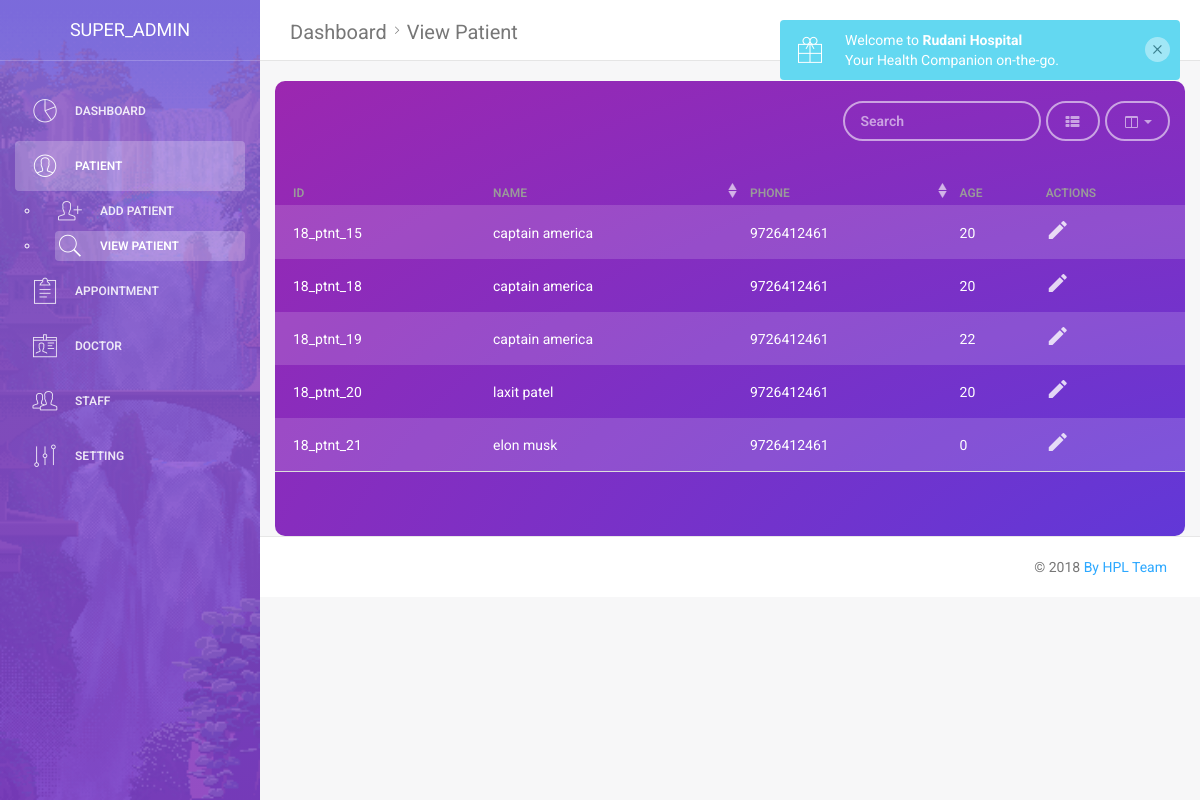
/view_patient.php (signed in), run on the app's committed database.
### tables this page shows
CREATE TABLE `patient` (
  `count` int(10) NOT NULL,
  `patient_id` varchar(15) NOT NULL,
  `patient_name` varchar(30) NOT NULL,
  `patient_gender` varchar(10) NOT NULL,
  `patient_email` varchar(50) NOT NULL,
  `patient_phone` varchar(15) NOT NULL,
  `patient_dob` date NOT NULL,
  `patient_type` tinyint(1) NOT NULL,
  `patient_address` varchar(100) NOT NULL,
  `patient_password` varchar(50) NOT NULL,
  `relative_name` varchar(30) NOT NULL,
  `relative_contact` varchar(15) NOT NULL,
  `added_by` varchar(15) NOT NULL,
  `doj` timestamp(6) NOT NULL DEFAULT CURRENT_TIMESTAMP(6)
);

### assets/modules/global_module.php (the view, shortened to what this page needs)
<?php
function fetch_data($query,$type)
{
	include("assets/modules/db_config.php");
	$result = mysqli_query($conn,$query);
	if($result)
	{
		if($type == "login")
		{
		$count = mysqli_num_rows($result);
			if($count == 1)
			{
				return TRUE;
			}
			else
			{
				return FALSE;
			}
		}
		elseif($type == "count")
		{
			$count = mysqli_num_rows($result);
			return $count;
		}
		elseif($type == "result")
		{
			 $res = mysqli_query($conn,$query);
			 return $res;
		}
	}
	else
	{
		return "Fetch Error";
	}
}
function view_table($for)
{
    include("assets/modules/db_config.php");
    if($for == "patient")
    {
        $query = "select * from patient";
        $result = mysqli_query($conn,$query);
        if($result)
        {
            while($row = mysqli_fetch_array($result)) {
                $age = date_diff(date_create($row[6]), date_create('today'))->y;
                $id = $row[1];
                echo "<tr>
                <td>$id</td>
                <td>$row[2]</td>
                <td>$row[5]</td>
                <td>$age</td>
                <td > <a href='view_patient_profile.php?id=$id'> <i class='material-icons'>edit</i></a></td>
                </tr>";
            }
        }
    }
	else
	{
		echo "<tr><td>Invalid Arguments</td></tr>";
	}
}
function menu($user,$active,$sub_active)
{
   echo "<div class='sidebar' data-color='purple' data-image='assets/img/waterfall.gif' >
        <div class='sidebar-wrapper' >";
    echo "<div class='logo'>
                <a href='#' class='simple-text'>";
                    if(isset($user)){echo $user;};
                echo "</a>
            </div>";
    echo "<ul class='nav' >
                <li "; if($active == "dashboard"){ echo "class=active"; } echo ">
                    <a href='dashboard_admn.php'>
                        <i class='pe-7s-graph'></i>
                        <p>Dashboard</p>
                    </a>
                </li>
                <li "; if($active == "patient"){ echo"class=active"; } echo ">
                    <a href='add_patient.php' >
                        <i class='pe-7s-user'></i>
                        <p>Patient</p>
                    </a>";
                        if($active == "patient") {
                            echo "<ul>";
                            echo "<li ";
                            if ($sub_active == "add_patient") {
                                echo "class=active";
                            }
                            echo ">
                                                    <a href = 'add_patient.php' >
                                                        <i class='pe-7s-add-user' ></i >
                                                        <p > Add Patient </p >
                                                    </a >
                                                </li >";
                            echo "<li ";
                            if ($sub_active == "view_patient") {
                                echo "class=active";
                            }
                            echo ">
                                                    <a href = 'view_patient.php' >
                                                        <i class='pe-7s-search' ></i >
                                                        <p > view Patient </p >
                                                    </a >
                                                </li >";
                            echo "</ul>";
                        }
                echo "</li >
                <li "; if($active == "appointment"){ echo"class=active"; } echo ">
                    <a href='add_appointment.php'>
                        <i class='pe-7s-note2'></i>
                        <p>Appointment</p>
                    </a>";
                echo "</li>
                <li "; if($active == "doctor"){ echo"class=active"; } echo ">
                    <a href='add_doctor.php'>
                        <i class='pe-7s-id'></i>
                        <p>Doctor</p>
                    </a>";
                echo "</li>
                <li "; if($active == "staff"){ echo"class=active"; } echo ">
                    <a href='add_staff.php'>
                        <i class='pe-7s-users'></i>
                        <p>Staff</p>
                    </a>";
                echo "</li>
                <li "; if($active == "setting"){ echo"class=active"; } echo ">
                    <a href='designation.php'>
                        <i class='pe-7s-edit'></i>
                        <p>Setting</p>
                    </a>";
                echo "</li>";
          echo "</ul>";
    echo "</div>
    </div>";
}
?>

### data on the page
patient: patient_id "18_ptnt_15", patient_name "captain america", patient_phone "9726412461", patient_dob "20"
patient: patient_id "18_ptnt_18", patient_name "captain america", patient_phone "9726412461", patient_dob "20"
patient: patient_id "18_ptnt_19", patient_name "captain america", patient_phone "9726412461", patient_dob "22"
patient: patient_id "18_ptnt_20", patient_name "laxit patel", patient_phone "9726412461", patient_dob "20"
patient: patient_id "18_ptnt_21", patient_name "elon musk", patient_phone "9726412461", patient_dob "0"

### other printed values
$user "SUPER_ADMIN"
